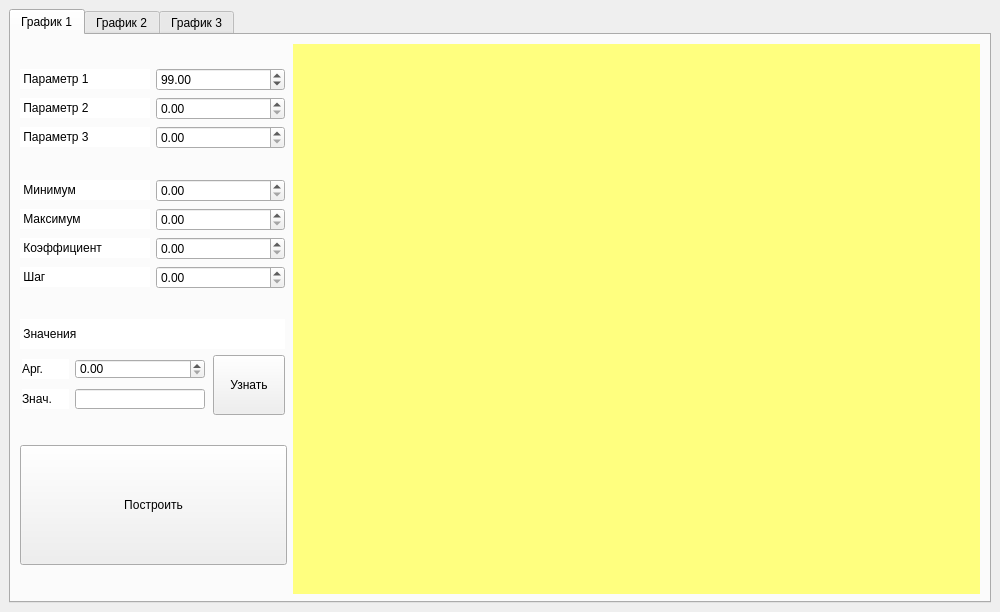
<?xml version="1.0" encoding="UTF-8"?>
<ui version="4.0">
 <class>MainWindow</class>
 <widget class="QMainWindow" name="MainWindow">
  <property name="geometry">
   <rect>
    <x>0</x>
    <y>0</y>
    <width>1000</width>
    <height>612</height>
   </rect>
  </property>
  <property name="sizePolicy">
   <sizepolicy hsizetype="Expanding" vsizetype="Expanding">
    <horstretch>0</horstretch>
    <verstretch>0</verstretch>
   </sizepolicy>
  </property>
  <property name="minimumSize">
   <size>
    <width>1000</width>
    <height>600</height>
   </size>
  </property>
  <property name="windowTitle">
   <string>MainWindow</string>
  </property>
  <widget class="QWidget" name="centralwidget">
   <property name="minimumSize">
    <size>
     <width>0</width>
     <height>0</height>
    </size>
   </property>
   <layout class="QVBoxLayout" name="verticalLayout_2">
    <item>
     <layout class="QVBoxLayout" name="verticalLayout" stretch="1">
      <property name="sizeConstraint">
       <enum>QLayout::SetMaximumSize</enum>
      </property>
      <property name="leftMargin">
       <number>0</number>
      </property>
      <item>
       <layout class="QHBoxLayout" name="horizontalLayout">
        <item>
         <widget class="QTabWidget" name="tabWidget">
          <property name="minimumSize">
           <size>
            <width>600</width>
            <height>580</height>
           </size>
          </property>
          <property name="maximumSize">
           <size>
            <width>1800</width>
            <height>1600</height>
           </size>
          </property>
          <property name="currentIndex">
           <number>0</number>
          </property>
          <widget class="QWidget" name="tab1">
           <attribute name="title">
            <string>График 1</string>
           </attribute>
           <layout class="QGridLayout" name="gridLayout_12">
            <item row="0" column="0">
             <layout class="QVBoxLayout" name="verticalLayout_3">
              <item>
               <layout class="QGridLayout" name="gridLayout_2">
                <item row="2" column="0">
                 <widget class="QLabel" name="label13">
                  <property name="maximumSize">
                   <size>
                    <width>130</width>
                    <height>20</height>
                   </size>
                  </property>
                  <property name="styleSheet">
                   <string notr="true">background-color: rgb(255, 255, 255);</string>
                  </property>
                  <property name="text">
                   <string> Параметр 3</string>
                  </property>
                 </widget>
                </item>
                <item row="0" column="0">
                 <widget class="QLabel" name="label11">
                  <property name="maximumSize">
                   <size>
                    <width>130</width>
                    <height>20</height>
                   </size>
                  </property>
                  <property name="styleSheet">
                   <string notr="true">background-color: rgb(255, 255, 255);</string>
                  </property>
                  <property name="text">
                   <string> Параметр 1</string>
                  </property>
                 </widget>
                </item>
                <item row="2" column="1">
                 <widget class="QDoubleSpinBox" name="dSB_par13">
                  <property name="maximumSize">
                   <size>
                    <width>129</width>
                    <height>30</height>
                   </size>
                  </property>
                 </widget>
                </item>
                <item row="1" column="1">
                 <widget class="QDoubleSpinBox" name="dSB_par12">
                  <property name="maximumSize">
                   <size>
                    <width>129</width>
                    <height>30</height>
                   </size>
                  </property>
                 </widget>
                </item>
                <item row="0" column="1">
                 <widget class="QDoubleSpinBox" name="dSB_par11">
                  <property name="maximumSize">
                   <size>
                    <width>129</width>
                    <height>30</height>
                   </size>
                  </property>
                  <property name="value">
                   <double>99.000000000000000</double>
                  </property>
                 </widget>
                </item>
                <item row="1" column="0">
                 <widget class="QLabel" name="label12">
                  <property name="maximumSize">
                   <size>
                    <width>130</width>
                    <height>20</height>
                   </size>
                  </property>
                  <property name="styleSheet">
                   <string notr="true">background-color: rgb(255, 255, 255);</string>
                  </property>
                  <property name="text">
                   <string> Параметр 2</string>
                  </property>
                 </widget>
                </item>
               </layout>
              </item>
              <item>
               <layout class="QGridLayout" name="gridLayout_3">
                <item row="1" column="0">
                 <widget class="QLabel" name="label15">
                  <property name="maximumSize">
                   <size>
                    <width>130</width>
                    <height>20</height>
                   </size>
                  </property>
                  <property name="styleSheet">
                   <string notr="true">background-color: rgb(255, 255, 255);</string>
                  </property>
                  <property name="text">
                   <string> Максимум</string>
                  </property>
                 </widget>
                </item>
                <item row="0" column="1">
                 <widget class="QDoubleSpinBox" name="dSB_min1">
                  <property name="maximumSize">
                   <size>
                    <width>129</width>
                    <height>30</height>
                   </size>
                  </property>
                 </widget>
                </item>
                <item row="0" column="0">
                 <widget class="QLabel" name="label14">
                  <property name="maximumSize">
                   <size>
                    <width>130</width>
                    <height>20</height>
                   </size>
                  </property>
                  <property name="styleSheet">
                   <string notr="true">background-color: rgb(255, 255, 255);</string>
                  </property>
                  <property name="text">
                   <string> Минимум</string>
                  </property>
                 </widget>
                </item>
                <item row="2" column="0">
                 <widget class="QLabel" name="label16">
                  <property name="maximumSize">
                   <size>
                    <width>130</width>
                    <height>20</height>
                   </size>
                  </property>
                  <property name="styleSheet">
                   <string notr="true">background-color: rgb(255, 255, 255);</string>
                  </property>
                  <property name="text">
                   <string> Коэффициент</string>
                  </property>
                 </widget>
                </item>
                <item row="1" column="1">
                 <widget class="QDoubleSpinBox" name="dSB_max1">
                  <property name="maximumSize">
                   <size>
                    <width>129</width>
                    <height>30</height>
                   </size>
                  </property>
                 </widget>
                </item>
                <item row="2" column="1">
                 <widget class="QDoubleSpinBox" name="dSB_coeff1">
                  <property name="maximumSize">
                   <size>
                    <width>129</width>
                    <height>30</height>
                   </size>
                  </property>
                 </widget>
                </item>
                <item row="3" column="0">
                 <widget class="QLabel" name="label_step1">
                  <property name="maximumSize">
                   <size>
                    <width>130</width>
                    <height>20</height>
                   </size>
                  </property>
                  <property name="styleSheet">
                   <string notr="true">background-color: rgb(255, 255, 255);</string>
                  </property>
                  <property name="text">
                   <string> Шаг</string>
                  </property>
                 </widget>
                </item>
                <item row="3" column="1">
                 <widget class="QDoubleSpinBox" name="dSB_step1"/>
                </item>
               </layout>
              </item>
              <item>
               <layout class="QVBoxLayout" name="verticalLayout_4">
                <item>
                 <widget class="QLabel" name="l_val1">
                  <property name="maximumSize">
                   <size>
                    <width>265</width>
                    <height>30</height>
                   </size>
                  </property>
                  <property name="styleSheet">
                   <string notr="true">background-color: rgb(255, 255, 255);</string>
                  </property>
                  <property name="text">
                   <string> Значения</string>
                  </property>
                 </widget>
                </item>
                <item>
                 <layout class="QHBoxLayout" name="horizontalLayout_2">
                  <item>
                   <layout class="QGridLayout" name="gridLayout_4">
                    <item row="0" column="0">
                     <widget class="QLabel" name="l_arg1">
                      <property name="maximumSize">
                       <size>
                        <width>47</width>
                        <height>20</height>
                       </size>
                      </property>
                      <property name="styleSheet">
                       <string notr="true">background-color: rgb(255, 255, 255);</string>
                      </property>
                      <property name="text">
                       <string>Арг.</string>
                      </property>
                     </widget>
                    </item>
                    <item row="0" column="1">
                     <widget class="QDoubleSpinBox" name="dSB_arg1">
                      <property name="minimumSize">
                       <size>
                        <width>130</width>
                        <height>20</height>
                       </size>
                      </property>
                      <property name="maximumSize">
                       <size>
                        <width>130</width>
                        <height>20</height>
                       </size>
                      </property>
                     </widget>
                    </item>
                    <item row="1" column="0">
                     <widget class="QLabel" name="l_val_1">
                      <property name="maximumSize">
                       <size>
                        <width>47</width>
                        <height>20</height>
                       </size>
                      </property>
                      <property name="styleSheet">
                       <string notr="true">background-color: rgb(255, 255, 255);</string>
                      </property>
                      <property name="text">
                       <string>Знач.</string>
                      </property>
                     </widget>
                    </item>
                    <item row="1" column="1">
                     <widget class="QLineEdit" name="lE_val1">
                      <property name="maximumSize">
                       <size>
                        <width>130</width>
                        <height>20</height>
                       </size>
                      </property>
                      <property name="readOnly">
                       <bool>true</bool>
                      </property>
                     </widget>
                    </item>
                   </layout>
                  </item>
                  <item>
                   <widget class="QPushButton" name="btn_val1">
                    <property name="minimumSize">
                     <size>
                      <width>60</width>
                      <height>60</height>
                     </size>
                    </property>
                    <property name="maximumSize">
                     <size>
                      <width>72</width>
                      <height>60</height>
                     </size>
                    </property>
                    <property name="text">
                     <string>Узнать</string>
                    </property>
                   </widget>
                  </item>
                 </layout>
                </item>
               </layout>
              </item>
              <item>
               <widget class="QPushButton" name="btn_create1">
                <property name="sizePolicy">
                 <sizepolicy hsizetype="Fixed" vsizetype="Expanding">
                  <horstretch>0</horstretch>
                  <verstretch>0</verstretch>
                 </sizepolicy>
                </property>
                <property name="minimumSize">
                 <size>
                  <width>267</width>
                  <height>100</height>
                 </size>
                </property>
                <property name="maximumSize">
                 <size>
                  <width>267</width>
                  <height>120</height>
                 </size>
                </property>
                <property name="text">
                 <string>Построить</string>
                </property>
               </widget>
              </item>
             </layout>
            </item>
            <item row="0" column="1">
             <widget class="QWidget" name="widget1" native="true">
              <property name="sizePolicy">
               <sizepolicy hsizetype="Expanding" vsizetype="Expanding">
                <horstretch>0</horstretch>
                <verstretch>0</verstretch>
               </sizepolicy>
              </property>
              <property name="minimumSize">
               <size>
                <width>420</width>
                <height>550</height>
               </size>
              </property>
              <property name="cursor">
               <cursorShape>ArrowCursor</cursorShape>
              </property>
              <property name="mouseTracking">
               <bool>true</bool>
              </property>
              <property name="tabletTracking">
               <bool>false</bool>
              </property>
              <property name="focusPolicy">
               <enum>Qt::NoFocus</enum>
              </property>
              <property name="toolTip">
               <string/>
              </property>
              <property name="toolTipDuration">
               <number>1</number>
              </property>
              <property name="styleSheet">
               <string notr="true">background-color: rgb(255, 255, 127);</string>
              </property>
             </widget>
            </item>
           </layout>
          </widget>
          <widget class="QWidget" name="tab2">
           <attribute name="title">
            <string>График 2</string>
           </attribute>
           <layout class="QGridLayout" name="gridLayout">
            <item row="0" column="0">
             <layout class="QVBoxLayout" name="verticalLayout_5">
              <item>
               <layout class="QGridLayout" name="gridLayout_5">
                <item row="2" column="0">
                 <widget class="QLabel" name="label23">
                  <property name="maximumSize">
                   <size>
                    <width>130</width>
                    <height>20</height>
                   </size>
                  </property>
                  <property name="styleSheet">
                   <string notr="true">background-color: rgb(255, 255, 255);</string>
                  </property>
                  <property name="text">
                   <string> Параметр 3</string>
                  </property>
                 </widget>
                </item>
                <item row="0" column="0">
                 <widget class="QLabel" name="label21">
                  <property name="maximumSize">
                   <size>
                    <width>130</width>
                    <height>20</height>
                   </size>
                  </property>
                  <property name="styleSheet">
                   <string notr="true">background-color: rgb(255, 255, 255);</string>
                  </property>
                  <property name="text">
                   <string> Параметр 1</string>
                  </property>
                 </widget>
                </item>
                <item row="2" column="1">
                 <widget class="QDoubleSpinBox" name="dSB_par23">
                  <property name="maximumSize">
                   <size>
                    <width>129</width>
                    <height>30</height>
                   </size>
                  </property>
                 </widget>
                </item>
                <item row="1" column="1">
                 <widget class="QDoubleSpinBox" name="dSB_par22">
                  <property name="maximumSize">
                   <size>
                    <width>129</width>
                    <height>30</height>
                   </size>
                  </property>
                 </widget>
                </item>
                <item row="0" column="1">
                 <widget class="QDoubleSpinBox" name="dSB_par21">
                  <property name="maximumSize">
                   <size>
                    <width>129</width>
                    <height>30</height>
                   </size>
                  </property>
                 </widget>
                </item>
                <item row="1" column="0">
                 <widget class="QLabel" name="label22">
                  <property name="maximumSize">
                   <size>
                    <width>130</width>
                    <height>20</height>
                   </size>
                  </property>
                  <property name="styleSheet">
                   <string notr="true">background-color: rgb(255, 255, 255);</string>
                  </property>
                  <property name="text">
                   <string> Параметр 2</string>
                  </property>
                 </widget>
                </item>
               </layout>
              </item>
              <item>
               <layout class="QGridLayout" name="gridLayout_6">
                <item row="2" column="1">
                 <widget class="QDoubleSpinBox" name="dSB_coeff2">
                  <property name="maximumSize">
                   <size>
                    <width>129</width>
                    <height>30</height>
                   </size>
                  </property>
                 </widget>
                </item>
                <item row="1" column="1">
                 <widget class="QDoubleSpinBox" name="dSB_max2">
                  <property name="maximumSize">
                   <size>
                    <width>129</width>
                    <height>30</height>
                   </size>
                  </property>
                 </widget>
                </item>
                <item row="0" column="0">
                 <widget class="QLabel" name="label24">
                  <property name="maximumSize">
                   <size>
                    <width>130</width>
                    <height>20</height>
                   </size>
                  </property>
                  <property name="styleSheet">
                   <string notr="true">background-color: rgb(255, 255, 255);</string>
                  </property>
                  <property name="text">
                   <string> Минимум</string>
                  </property>
                 </widget>
                </item>
                <item row="1" column="0">
                 <widget class="QLabel" name="label25">
                  <property name="maximumSize">
                   <size>
                    <width>130</width>
                    <height>20</height>
                   </size>
                  </property>
                  <property name="styleSheet">
                   <string notr="true">background-color: rgb(255, 255, 255);</string>
                  </property>
                  <property name="text">
                   <string> Максимум</string>
                  </property>
                 </widget>
                </item>
                <item row="0" column="1">
                 <widget class="QDoubleSpinBox" name="dSB_min2">
                  <property name="maximumSize">
                   <size>
                    <width>129</width>
                    <height>30</height>
                   </size>
                  </property>
                 </widget>
                </item>
                <item row="2" column="0">
                 <widget class="QLabel" name="label26">
                  <property name="maximumSize">
                   <size>
                    <width>130</width>
                    <height>20</height>
                   </size>
                  </property>
                  <property name="styleSheet">
                   <string notr="true">background-color: rgb(255, 255, 255);</string>
                  </property>
                  <property name="text">
                   <string> Коэффициент</string>
                  </property>
                 </widget>
                </item>
                <item row="3" column="0">
                 <widget class="QLabel" name="label_step2">
                  <property name="maximumSize">
                   <size>
                    <width>130</width>
                    <height>20</height>
                   </size>
                  </property>
                  <property name="styleSheet">
                   <string notr="true">background-color: rgb(255, 255, 255);</string>
                  </property>
                  <property name="text">
                   <string> Шаг</string>
                  </property>
                 </widget>
                </item>
                <item row="3" column="1">
                 <widget class="QDoubleSpinBox" name="dSB_step2"/>
                </item>
               </layout>
              </item>
              <item>
               <layout class="QVBoxLayout" name="verticalLayout_6">
                <item>
                 <widget class="QLabel" name="l_val2">
                  <property name="maximumSize">
                   <size>
                    <width>265</width>
                    <height>30</height>
                   </size>
                  </property>
                  <property name="styleSheet">
                   <string notr="true">background-color: rgb(255, 255, 255);</string>
                  </property>
                  <property name="text">
                   <string> Значения</string>
                  </property>
                 </widget>
                </item>
                <item>
                 <layout class="QHBoxLayout" name="horizontalLayout_3">
                  <item>
                   <layout class="QGridLayout" name="gridLayout_7">
                    <item row="0" column="0">
                     <widget class="QLabel" name="l_arg2">
                      <property name="maximumSize">
                       <size>
                        <width>47</width>
                        <height>20</height>
                       </size>
                      </property>
                      <property name="styleSheet">
                       <string notr="true">background-color: rgb(255, 255, 255);</string>
                      </property>
                      <property name="text">
                       <string>Арг.</string>
                      </property>
                     </widget>
                    </item>
                    <item row="0" column="1">
                     <widget class="QDoubleSpinBox" name="dSB_arg2">
                      <property name="minimumSize">
                       <size>
                        <width>130</width>
                        <height>20</height>
                       </size>
                      </property>
                      <property name="maximumSize">
                       <size>
                        <width>130</width>
                        <height>20</height>
                       </size>
                      </property>
                     </widget>
                    </item>
                    <item row="1" column="0">
                     <widget class="QLabel" name="l_val_2">
                      <property name="maximumSize">
                       <size>
                        <width>47</width>
                        <height>20</height>
                       </size>
                      </property>
                      <property name="styleSheet">
                       <string notr="true">background-color: rgb(255, 255, 255);</string>
                      </property>
                      <property name="text">
                       <string>Знач.</string>
                      </property>
                     </widget>
                    </item>
                    <item row="1" column="1">
                     <widget class="QLineEdit" name="lE_val2">
                      <property name="maximumSize">
                       <size>
                        <width>130</width>
                        <height>20</height>
                       </size>
                      </property>
                      <property name="readOnly">
                       <bool>true</bool>
                      </property>
                     </widget>
                    </item>
                   </layout>
                  </item>
                  <item>
                   <widget class="QPushButton" name="btn_val2">
                    <property name="minimumSize">
                     <size>
                      <width>60</width>
                      <height>60</height>
                     </size>
                    </property>
                    <property name="maximumSize">
                     <size>
                      <width>72</width>
                      <height>60</height>
                     </size>
                    </property>
                    <property name="text">
                     <string>Узнать</string>
                    </property>
                   </widget>
                  </item>
                 </layout>
                </item>
               </layout>
              </item>
              <item>
               <widget class="QPushButton" name="btn_create2">
                <property name="sizePolicy">
                 <sizepolicy hsizetype="Fixed" vsizetype="Expanding">
                  <horstretch>0</horstretch>
                  <verstretch>0</verstretch>
                 </sizepolicy>
                </property>
                <property name="minimumSize">
                 <size>
                  <width>267</width>
                  <height>100</height>
                 </size>
                </property>
                <property name="maximumSize">
                 <size>
                  <width>267</width>
                  <height>120</height>
                 </size>
                </property>
                <property name="text">
                 <string>Построить</string>
                </property>
               </widget>
              </item>
             </layout>
            </item>
            <item row="0" column="1">
             <widget class="QWidget" name="widget2" native="true">
              <property name="sizePolicy">
               <sizepolicy hsizetype="Expanding" vsizetype="Expanding">
                <horstretch>0</horstretch>
                <verstretch>0</verstretch>
               </sizepolicy>
              </property>
              <property name="minimumSize">
               <size>
                <width>420</width>
                <height>550</height>
               </size>
              </property>
              <property name="cursor">
               <cursorShape>ArrowCursor</cursorShape>
              </property>
              <property name="mouseTracking">
               <bool>true</bool>
              </property>
              <property name="tabletTracking">
               <bool>false</bool>
              </property>
              <property name="focusPolicy">
               <enum>Qt::NoFocus</enum>
              </property>
              <property name="toolTip">
               <string/>
              </property>
              <property name="toolTipDuration">
               <number>1</number>
              </property>
              <property name="styleSheet">
               <string notr="true">background-color: rgb(255, 255, 127);</string>
              </property>
             </widget>
            </item>
           </layout>
          </widget>
          <widget class="QWidget" name="tab3">
           <attribute name="title">
            <string>График 3</string>
           </attribute>
           <layout class="QGridLayout" name="gridLayout_11">
            <item row="0" column="0">
             <layout class="QVBoxLayout" name="verticalLayout_7">
              <item>
               <layout class="QGridLayout" name="gridLayout_8">
                <item row="2" column="0">
                 <widget class="QLabel" name="label33">
                  <property name="maximumSize">
                   <size>
                    <width>130</width>
                    <height>20</height>
                   </size>
                  </property>
                  <property name="styleSheet">
                   <string notr="true">background-color: rgb(255, 255, 255);</string>
                  </property>
                  <property name="text">
                   <string> Параметр 3</string>
                  </property>
                 </widget>
                </item>
                <item row="0" column="0">
                 <widget class="QLabel" name="label31">
                  <property name="maximumSize">
                   <size>
                    <width>130</width>
                    <height>20</height>
                   </size>
                  </property>
                  <property name="styleSheet">
                   <string notr="true">background-color: rgb(255, 255, 255);</string>
                  </property>
                  <property name="text">
                   <string> Параметр 1</string>
                  </property>
                 </widget>
                </item>
                <item row="2" column="1">
                 <widget class="QDoubleSpinBox" name="dSB_par33">
                  <property name="maximumSize">
                   <size>
                    <width>129</width>
                    <height>30</height>
                   </size>
                  </property>
                 </widget>
                </item>
                <item row="1" column="1">
                 <widget class="QDoubleSpinBox" name="dSB_par32">
                  <property name="maximumSize">
                   <size>
                    <width>129</width>
                    <height>30</height>
                   </size>
                  </property>
                 </widget>
                </item>
                <item row="0" column="1">
                 <widget class="QDoubleSpinBox" name="dSB_par31">
                  <property name="maximumSize">
                   <size>
                    <width>129</width>
                    <height>30</height>
                   </size>
                  </property>
                 </widget>
                </item>
                <item row="1" column="0">
                 <widget class="QLabel" name="label32">
                  <property name="maximumSize">
                   <size>
                    <width>130</width>
                    <height>20</height>
                   </size>
                  </property>
                  <property name="styleSheet">
                   <string notr="true">background-color: rgb(255, 255, 255);</string>
                  </property>
                  <property name="text">
                   <string> Параметр 2</string>
                  </property>
                 </widget>
                </item>
               </layout>
              </item>
              <item>
               <layout class="QGridLayout" name="gridLayout_9">
                <item row="0" column="1">
                 <widget class="QDoubleSpinBox" name="dSB_min3">
                  <property name="maximumSize">
                   <size>
                    <width>129</width>
                    <height>30</height>
                   </size>
                  </property>
                 </widget>
                </item>
                <item row="1" column="1">
                 <widget class="QDoubleSpinBox" name="dSB_max3">
                  <property name="maximumSize">
                   <size>
                    <width>129</width>
                    <height>30</height>
                   </size>
                  </property>
                 </widget>
                </item>
                <item row="2" column="1">
                 <widget class="QDoubleSpinBox" name="dSB_coeff3">
                  <property name="maximumSize">
                   <size>
                    <width>129</width>
                    <height>30</height>
                   </size>
                  </property>
                 </widget>
                </item>
                <item row="1" column="0">
                 <widget class="QLabel" name="label35">
                  <property name="maximumSize">
                   <size>
                    <width>130</width>
                    <height>20</height>
                   </size>
                  </property>
                  <property name="styleSheet">
                   <string notr="true">background-color: rgb(255, 255, 255);</string>
                  </property>
                  <property name="text">
                   <string> Максимум</string>
                  </property>
                 </widget>
                </item>
                <item row="2" column="0">
                 <widget class="QLabel" name="label36">
                  <property name="maximumSize">
                   <size>
                    <width>130</width>
                    <height>20</height>
                   </size>
                  </property>
                  <property name="styleSheet">
                   <string notr="true">background-color: rgb(255, 255, 255);</string>
                  </property>
                  <property name="text">
                   <string> Коэффициент</string>
                  </property>
                 </widget>
                </item>
                <item row="0" column="0">
                 <widget class="QLabel" name="label34">
                  <property name="maximumSize">
                   <size>
                    <width>130</width>
                    <height>20</height>
                   </size>
                  </property>
                  <property name="styleSheet">
                   <string notr="true">background-color: rgb(255, 255, 255);</string>
                  </property>
                  <property name="text">
                   <string> Минимум</string>
                  </property>
                 </widget>
                </item>
                <item row="3" column="0">
                 <widget class="QLabel" name="label_step3">
                  <property name="maximumSize">
                   <size>
                    <width>130</width>
                    <height>20</height>
                   </size>
                  </property>
                  <property name="styleSheet">
                   <string notr="true">background-color: rgb(255, 255, 255);</string>
                  </property>
                  <property name="text">
                   <string> Шаг </string>
                  </property>
                 </widget>
                </item>
                <item row="3" column="1">
                 <widget class="QDoubleSpinBox" name="dSB_step3"/>
                </item>
               </layout>
              </item>
              <item>
               <layout class="QVBoxLayout" name="verticalLayout_8">
                <item>
                 <widget class="QLabel" name="l_val3">
                  <property name="maximumSize">
                   <size>
                    <width>265</width>
                    <height>30</height>
                   </size>
                  </property>
                  <property name="styleSheet">
                   <string notr="true">background-color: rgb(255, 255, 255);</string>
                  </property>
                  <property name="text">
                   <string> Значения</string>
                  </property>
                 </widget>
                </item>
                <item>
                 <layout class="QHBoxLayout" name="horizontalLayout_4">
                  <item>
                   <layout class="QGridLayout" name="gridLayout_10">
                    <item row="0" column="0">
                     <widget class="QLabel" name="l_arg3">
                      <property name="maximumSize">
                       <size>
                        <width>47</width>
                        <height>20</height>
                       </size>
                      </property>
                      <property name="styleSheet">
                       <string notr="true">background-color: rgb(255, 255, 255);</string>
                      </property>
                      <property name="text">
                       <string>Арг.</string>
                      </property>
                     </widget>
                    </item>
                    <item row="0" column="1">
                     <widget class="QDoubleSpinBox" name="dSB_arg3">
                      <property name="minimumSize">
                       <size>
                        <width>130</width>
                        <height>20</height>
                       </size>
                      </property>
                      <property name="maximumSize">
                       <size>
                        <width>130</width>
                        <height>20</height>
                       </size>
                      </property>
                     </widget>
                    </item>
                    <item row="1" column="0">
                     <widget class="QLabel" name="l_val_3">
                      <property name="maximumSize">
                       <size>
                        <width>47</width>
                        <height>20</height>
                       </size>
                      </property>
                      <property name="styleSheet">
                       <string notr="true">background-color: rgb(255, 255, 255);</string>
                      </property>
                      <property name="text">
                       <string>Знач.</string>
                      </property>
                     </widget>
                    </item>
                    <item row="1" column="1">
                     <widget class="QLineEdit" name="lE_val3">
                      <property name="maximumSize">
                       <size>
                        <width>130</width>
                        <height>20</height>
                       </size>
                      </property>
                      <property name="readOnly">
                       <bool>true</bool>
                      </property>
                     </widget>
                    </item>
                   </layout>
                  </item>
                  <item>
                   <widget class="QPushButton" name="btn_val3">
                    <property name="minimumSize">
                     <size>
                      <width>60</width>
                      <height>60</height>
                     </size>
                    </property>
                    <property name="maximumSize">
                     <size>
                      <width>72</width>
                      <height>60</height>
                     </size>
                    </property>
                    <property name="text">
                     <string>Узнать</string>
                    </property>
                   </widget>
                  </item>
                 </layout>
                </item>
               </layout>
              </item>
              <item>
               <widget class="QPushButton" name="btn_create3">
                <property name="sizePolicy">
                 <sizepolicy hsizetype="Fixed" vsizetype="Expanding">
                  <horstretch>0</horstretch>
                  <verstretch>0</verstretch>
                 </sizepolicy>
                </property>
                <property name="minimumSize">
                 <size>
                  <width>267</width>
                  <height>100</height>
                 </size>
                </property>
                <property name="maximumSize">
                 <size>
                  <width>267</width>
                  <height>120</height>
                 </size>
                </property>
                <property name="text">
                 <string>Построить</string>
                </property>
               </widget>
              </item>
             </layout>
            </item>
            <item row="0" column="1">
             <widget class="QWidget" name="widget3" native="true">
              <property name="sizePolicy">
               <sizepolicy hsizetype="Expanding" vsizetype="Expanding">
                <horstretch>0</horstretch>
                <verstretch>0</verstretch>
               </sizepolicy>
              </property>
              <property name="minimumSize">
               <size>
                <width>420</width>
                <height>550</height>
               </size>
              </property>
              <property name="cursor">
               <cursorShape>ArrowCursor</cursorShape>
              </property>
              <property name="mouseTracking">
               <bool>true</bool>
              </property>
              <property name="tabletTracking">
               <bool>false</bool>
              </property>
              <property name="focusPolicy">
               <enum>Qt::NoFocus</enum>
              </property>
              <property name="toolTip">
               <string/>
              </property>
              <property name="toolTipDuration">
               <number>1</number>
              </property>
              <property name="styleSheet">
               <string notr="true">background-color: rgb(255, 255, 127);</string>
              </property>
             </widget>
            </item>
           </layout>
          </widget>
         </widget>
        </item>
       </layout>
      </item>
     </layout>
    </item>
   </layout>
  </widget>
  <widget class="QMenuBar" name="menubar">
   <property name="geometry">
    <rect>
     <x>0</x>
     <y>0</y>
     <width>1000</width>
     <height>21</height>
    </rect>
   </property>
  </widget>
 </widget>
 <resources/>
 <connections/>
</ui>
